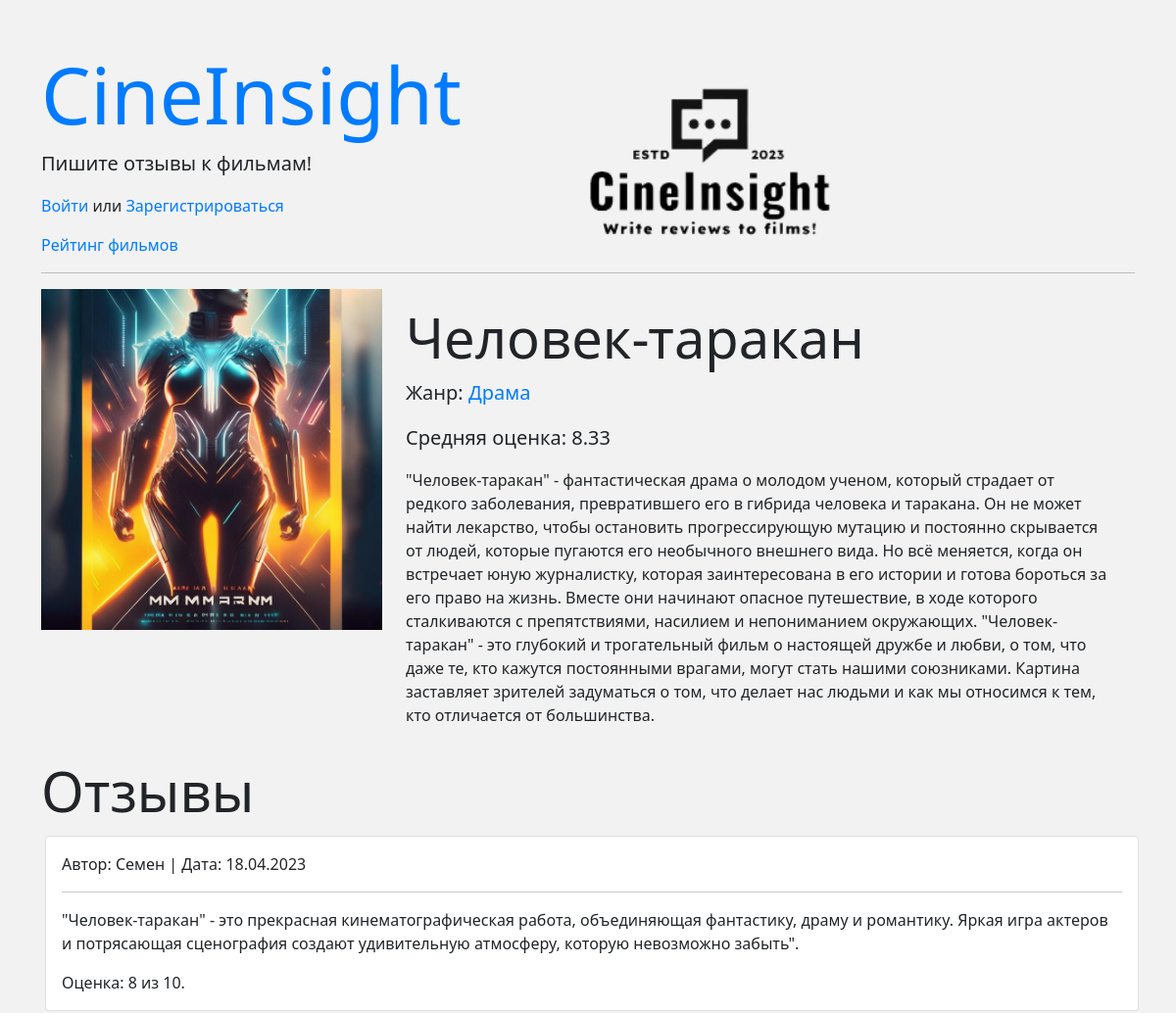
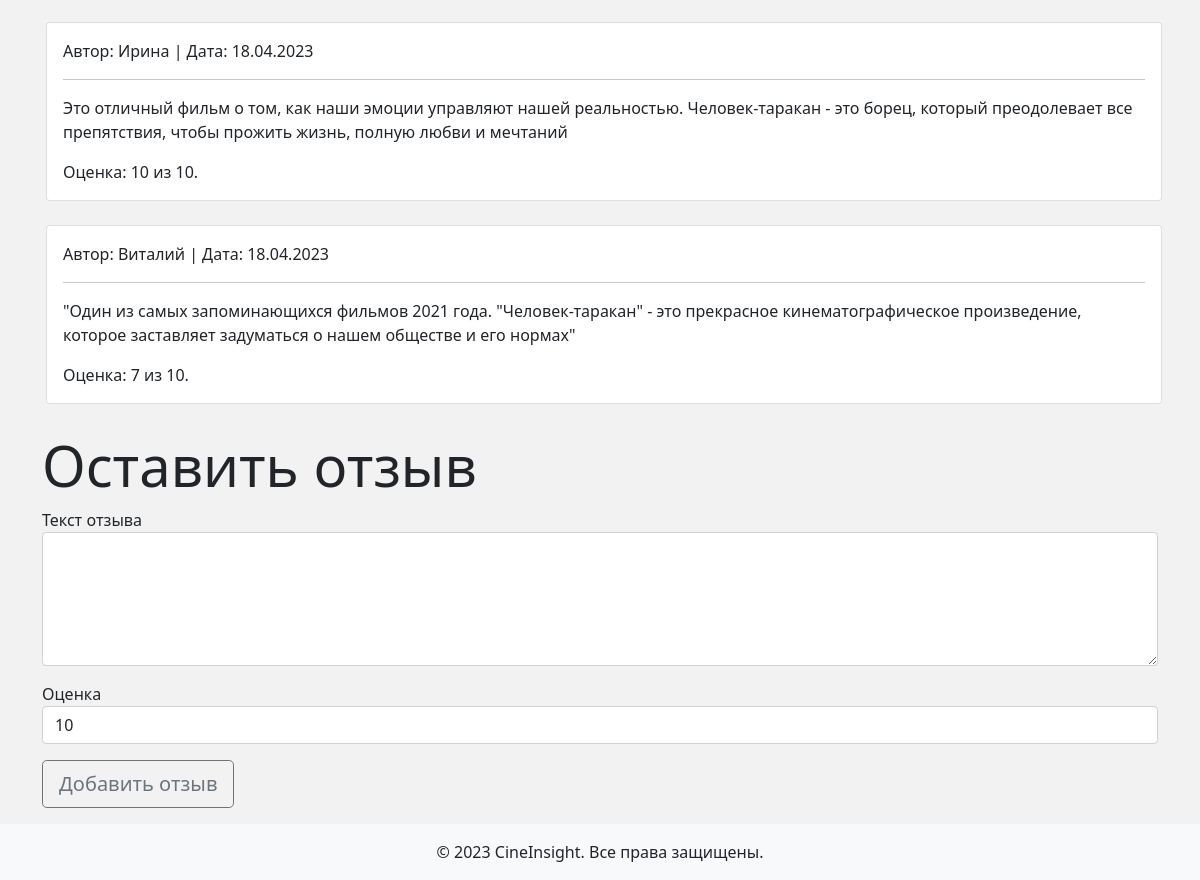
Page /movie/3 on the committed database (2 pictures, top to bottom).
### models.py (models this page shows, shortened)
class Movie(db.Model):
    id = db.Column(db.Integer, primary_key=True)
    title = db.Column(db.String(255), nullable=False)
    description = db.Column(db.Text, nullable=False)
    image = db.Column(db.String(255), nullable=False)
    reviews = db.relationship('Review', back_populates='movie')
    genre = db.Column(db.String(50), nullable=False)

class Review(db.Model):
    id = db.Column(db.Integer, primary_key=True)
    name = db.Column(db.String(255), nullable=False)
    text = db.Column(db.Text, nullable=False)
    created_date = db.Column(db.DateTime, default=datetime.utcnow)
    score = db.Column(db.Integer, nullable=False)
    movie_id = db.Column(db.Integer, db.ForeignKey('movie.id', ondelete="CASCADE"))
    movie = db.relationship('Movie', back_populates='reviews')

### views.py (the view, shortened to what this page needs)
@app.route('/movie/<int:id>', methods=['GET', 'POST'])
def movie(id):
    movie = Movie.query.get(id)
    if movie.reviews:
        avg_score = round(sum(review.score for review in movie.reviews) / len(movie.reviews), 2)
    else:
        avg_score = 0
    form = ReviewForm(score=10)
    return render_template('movie.html',
                           movie=movie,
                           avg_score=avg_score,
                           form=form)

### forms.py
class ReviewForm(FlaskForm):
    text = TextAreaField('Текст отзыва',
                         validators=[DataRequired(message="Поле не должно быть пустым")])
    score = SelectField('Оценка',
                        choices=[(i, i) for i in range(1, 11)])
    submit = SubmitField('Добавить отзыв')

### templates/movie.html
{% extends 'base.html' %}
{% block content %}
  <div class="row mb-3">
    <div class="col-md-4">
      {% if movie.image %}
        <img class="img-fluid" src="{{ url_for('static', filename='images/' + movie.image) }}">
      {% endif %}
    </div>
    <div class="col-md-8">
      <h1 class="mt-3 display-4">{{ movie.title }}</h1>
      <p class="lead">Жанр: <strong><a href="{{ url_for('top_movies', genre_filter=movie.genre) }}">{{ movie.genre }}</a></strong></p>
      {% if avg_score %}
      <p class="lead">Средняя оценка: <strong>{{ avg_score }}</strong></p>
      {% endif %}
      <p>{{ movie.description }}</p>
    </div>
  </div>
  <h1 class="display-4">Отзывы</h1>
  <div class="m-1">
    {% for review in movie.reviews %}
      <div class="card mb-4">
        <div class="card-body">
          <p class="card-text">Автор: {{ review.name }} | Дата: {{ review.created_date.strftime('%d.%m.%Y') }}</p>
          <hr>
          <p class="card-text font-italic">{{ review.text }}</p>
          <p class="card-text font-italic">Оценка: {{ review.score }} из 10.</p>
        </div>
      </div>
    {% else %}
      <p>Отзывов еще нет, но вы можете оставить первый!</p>
    {% endfor %}
  </div>
  <h1 class="display-4">Оставить отзыв</h1>
  {% include 'add_review.html' %}
{% endblock content %}

### templates/base.html (style rules this page uses)
body { position: relative; display: flex; flex-direction: column; min-height: 100vh; margin: 0; background-color: #f2f2f2; }
a { text-decoration: none; color: #007bff; transition: color 0.3s ease-in-out; }

### rows in the picture
Movie: image (picture), title "Человек-таракан", genre "Драма", description "\"Человек-таракан\" - фантастическая драма о молодом ученом, который страдает от редкого заболевания, превратившего его в гибрида человека и таракана. Он не может найти лекарство, чтобы остановить прогрессирующую мутацию и постоянно скрывается от людей, которые пугаются его необычного внешнего вида. Но всё меняется, когда он встречает юную журналистку, которая заинтересована в его истории и готова бороться за его право на жизнь. Вместе они начинают опасное путешествие, в ходе которого сталкиваются с препятствиями, насилием и непониманием окружающих. \"Человек-таракан\" - это глубокий и трогательный фильм о настоящей дружбе и любви, о том, что даже те, кто кажутся постоянными врагами, могут…"
Review: name "Семен", created_date "18.04.2023", text "\"Человек-таракан\" - это прекрасная кинематографическая работа, объединяющая фантастику, драму и романтику. Яркая игра актеров и потрясающая сценография создают удивительную атмосферу, которую невозможно забыть\".", score "8"
Review: name "Ирина", created_date "18.04.2023", text "Это отличный фильм о том, как наши эмоции управляют нашей реальностью. Человек-таракан - это борец, который преодолевает все препятствия, чтобы прожить жизнь, полную любви и мечтаний", score "10"
Review: name "Виталий", created_date "18.04.2023", text "\"Один из самых запоминающихся фильмов 2021 года. \"Человек-таракан\" - это прекрасное кинематографическое произведение, которое заставляет задуматься о нашем обществе и его нормах\"", score "7"

### other values in the picture
{{ avg_score }} "8.33"
